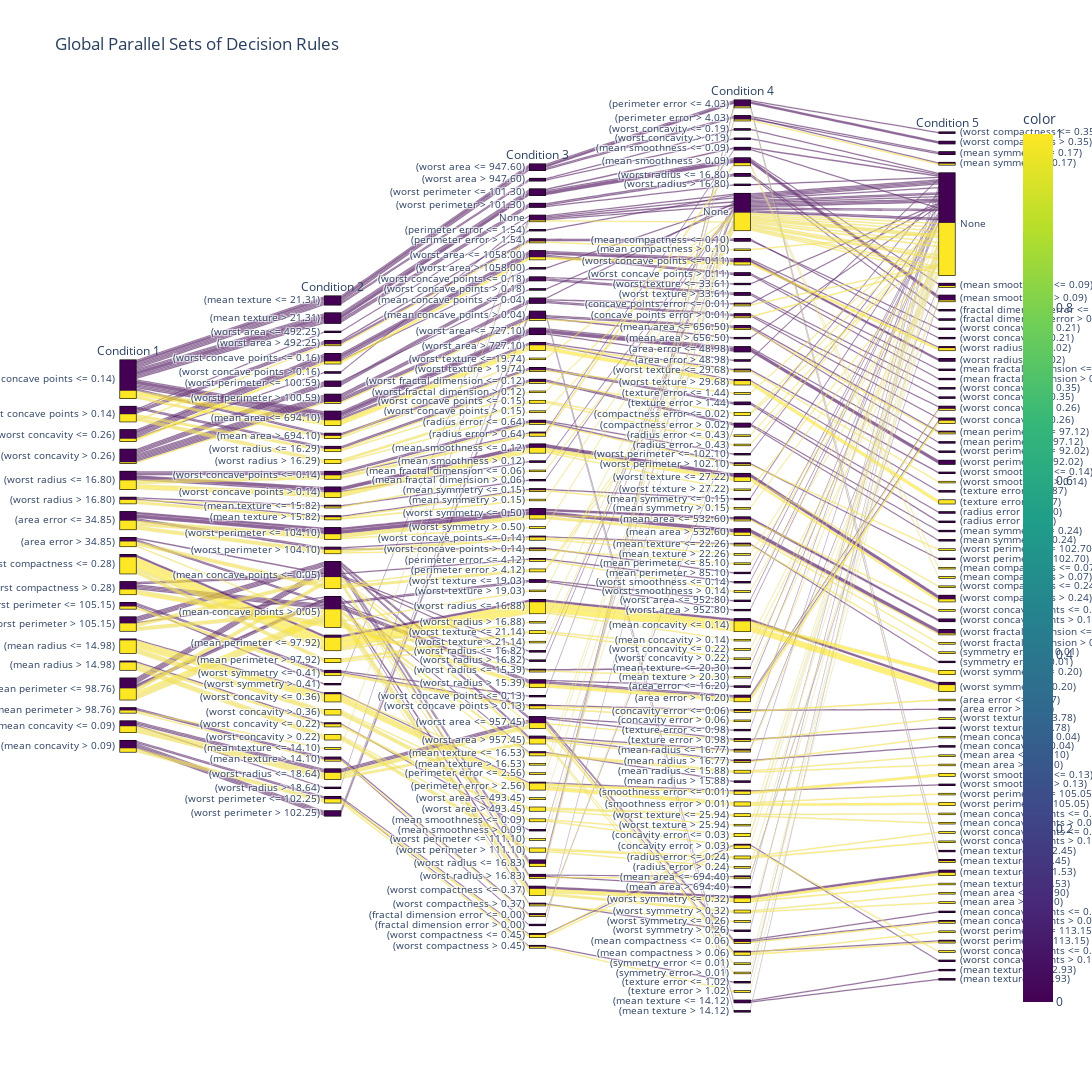

Write notebook code for a chart like this one.
### Markdown cell above
##### Add aggreggated decision paths and conditions and combine different thresholds from the same feature to create a decision rule

### Code cell
# Global Explanation: Visualize all rules from the ensemble
fig_global = px.parallel_categories(
    df_rules,
    dimensions=df_rules.columns,
    color=rule_classes,  # Use the majority class for each rule
    color_continuous_scale=px.colors.sequential.Viridis,
    title="Global Parallel Sets of Decision Rules"
)
fig_global.update_layout(
height = 1200, width = 3200,    autosize=True
)
fig_global.show()

### Figure 1 — Plotly figure (JSON) as saved in the notebook; plotly's stock layout.template omitted (floating-point values rounded to 4 significant figures; data arrays with more than 128 entries replaced by an {"elided": "..."} marker saying what was removed)
{"data": [{"dimensions": [{"label": "Condition 1", "values": {"elided": "200 str values"}}, {"label": "Condition 2", "values": {"elided": "200 str values"}}, {"label": "Condition 3", "values": {"elided": "200 str values"}}, {"label": "Condition 4", "values": {"elided": "200 str values"}}, {"label": "Condition 5", "values": {"elided": "200 str values"}}], "domain": {"x": [0, 1], "y": [0, 1]}, "line": {"color": {"elided": "200 int values"}, "coloraxis": "coloraxis"}, "name": "", "type": "parcats"}], "layout": {"autosize": true, "coloraxis": {"colorbar": {"title": {"text": "color"}}, "colorscale": [[0, "#440154"], [0.1111, "#482878"], [0.2222, "#3e4989"], [0.3333, "#31688e"], [0.4444, "#26828e"], [0.5556, "#1f9e89"], [0.6667, "#35b779"], [0.7778, "#6ece58"], [0.8889, "#b5de2b"], [1, "#fde725"]]}, "height": 1200, "legend": {"tracegroupgap": 0}, "title": {"text": "Global Parallel Sets of Decision Rules"}, "width": 3200}}
